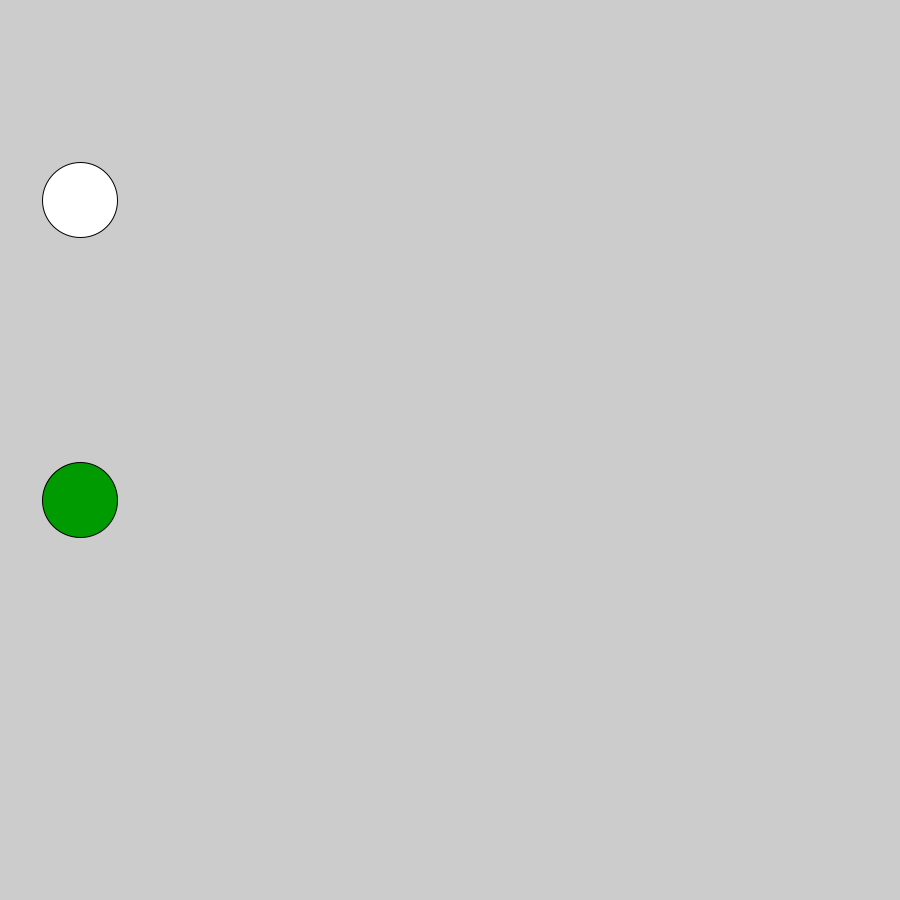
Frame 1 (no input)
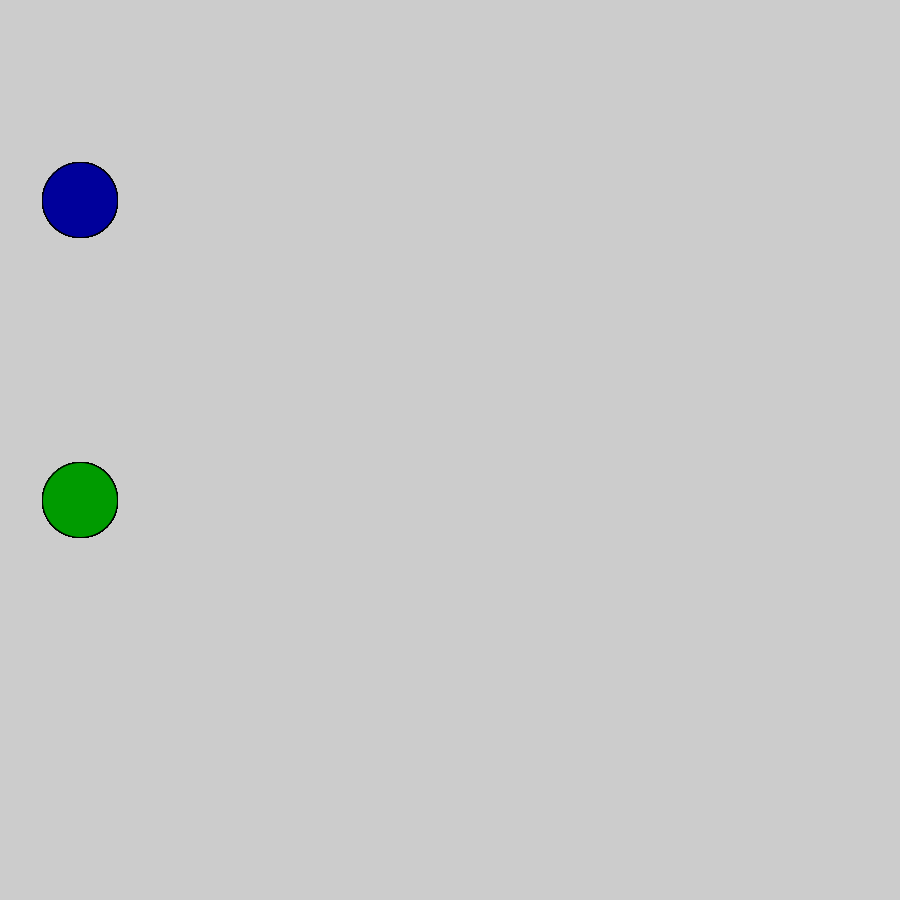
Frame 60 (the mouse pressed at the canvas centre just before this capture)
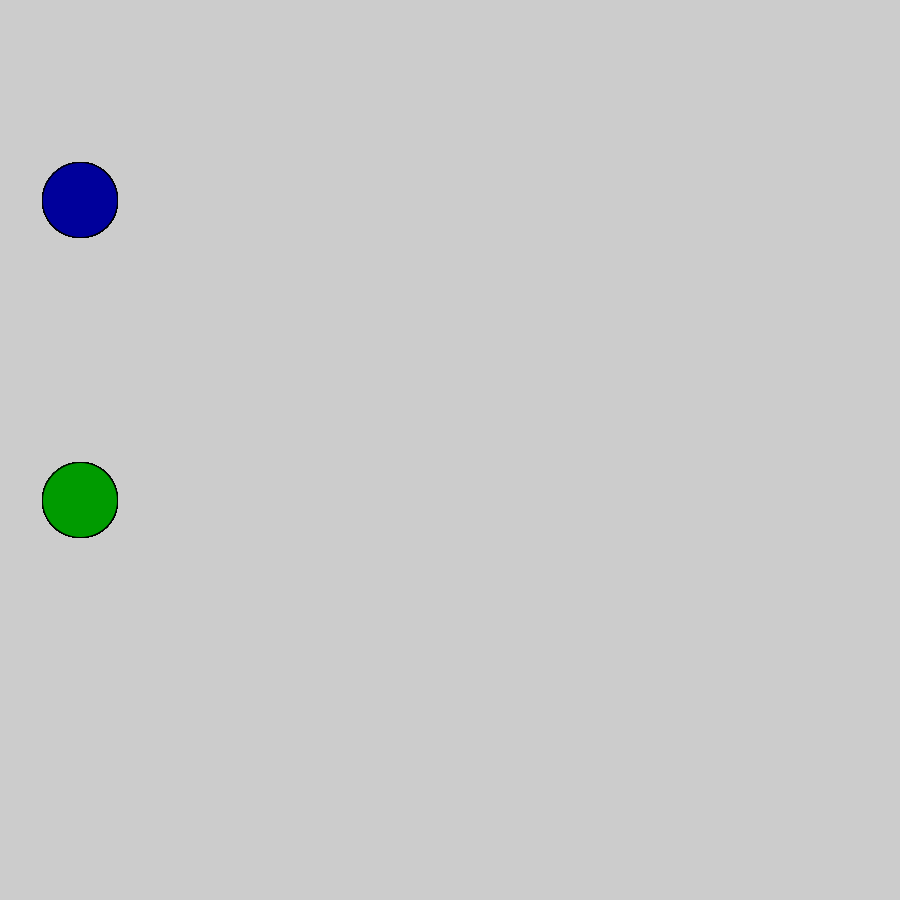
Frame 120 (the mouse held since frame 60 and released just before this capture)

The Processing sketch that drew these frames (run headless with seeded random() and noise(); from frame 60 on, the mouse is pressed at the canvas centre):

// Processing sketch: sketch_160421b
// ── sketch_160421b.pde
void setup() {
  size(900, 900);
}

void draw() {
  ellipse(80, 200, 75, 75);
  fill(0, 155, 0);
  ellipse(80,500,75,75);
  fill(0,0,155);
}
void keyPressed()
{
if(key=='a')
{
print("a Pressed");
}
}
